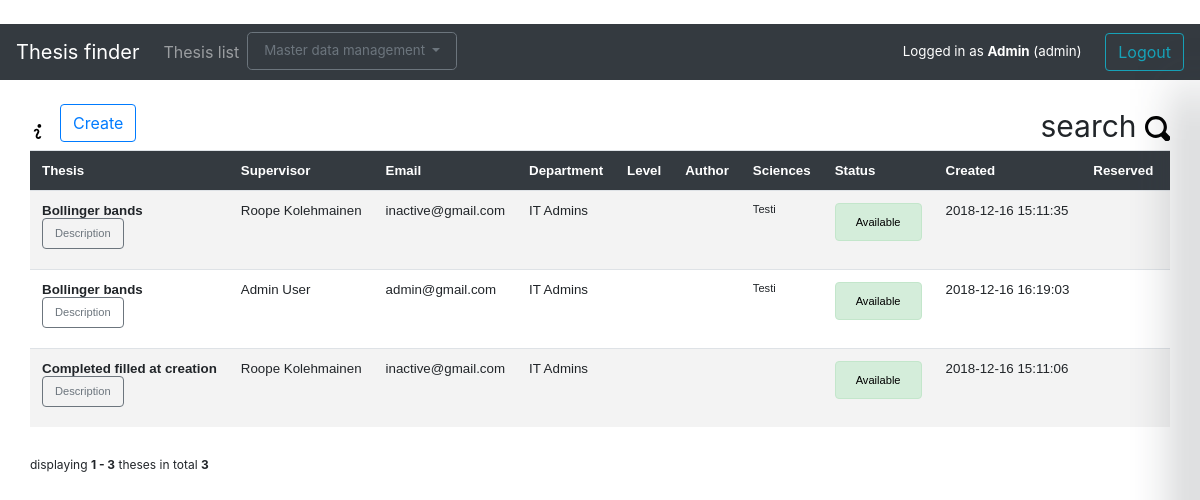
Page /theses (signed in) on the committed database.
### application/auth/models.py (models this page shows, shortened)
class User(Base):
    __tablename__ = "account"
    userID = db.Column(db.String(100), primary_key=True, nullable=False)
    firstName = db.Column(db.String(144), nullable=False)
    lastName = db.Column(db.String(144), nullable=False)
    password = db.Column(db.String(144), nullable=False)
    admin = db.Column(db.Integer) # Kept as integer for future admin role types
    inactive = db.Column(db.Boolean)
    department = db.Column(db.Integer, db.ForeignKey('department.departmentID'),
                           nullable=True)
    theses = db.relationship("Thesis", backref='account', lazy=True)
    if os.environ.get("HEROKU"):
        @staticmethod
        def countInactives():
            stmt = text('SELECT COUNT("userID") FROM account WHERE inactive')
            result = db.engine.execute(stmt)
            for row in result:
                count = row[0]
            return count
        @staticmethod
        def countTheses():
            stmt = text('SELECT account."userID", COUNT(thesis."thesisID")'
                        ' FROM account LEFT JOIN thesis ON thesis."userID" = account."userID"'
                        ' WHERE account.admin = 0'
                        ' GROUP BY account."userID";')
            result = db.engine.execute(stmt)
            count = []
            for row in result:
                print(row[1])
                count.append({"id":row[0], "count":row[1]})
            return count
    else:
        @staticmethod
        def countInactives():
            stmt = text("SELECT COUNT(userID) FROM account WHERE inactive")
            result = db.engine.execute(stmt)
            for row in result:
                count = row[0]
            return count
        @staticmethod
        def countTheses():
            stmt = text("SELECT account.userID, COUNT(thesis.thesisID)"
                        " FROM account LEFT JOIN thesis ON thesis.userID = account.userID"
                        " WHERE account.admin = 0"
                        " GROUP BY account.userID;")
            result = db.engine.execute(stmt)
            count = []
            for row in result:
                print(row[1])
                count.append({"id":row[0], "count":row[1]})
            return count

### application/theses/models.py (models this page shows, shortened)
class Thesis(Base):
    thesisID = db.Column(db.Integer, primary_key=True)
    title = db.Column(db.String(144), nullable=False)
    description = db.Column(db.String(500), nullable=False)
    level = db.Column(db.Boolean)
    author = db.Column(db.String(144), nullable=True)
    status = db.Column(db.Integer)
    completedOn = db.Column(db.DateTime)
    reservedOn = db.Column(db.DateTime, nullable = True)
    userID = db.Column(db.String, db.ForeignKey('account.userID'),
                           nullable=False)
    science2thesis = db.relationship("Science", secondary = science2thesis,
                               backref=db.backref('theses', lazy = 'joined'))

### application/departments/models.py (models this page shows, shortened)
class Dept(Base):
    __tablename__ = "department"
    departmentID = db.Column(db.Integer, primary_key=True)
    name = db.Column(db.String(144), nullable=False)
    accounts = db.relationship("User", backref='user_department', lazy=True)

### application/science/models.py (models this page shows, shortened)
class Science(Base):
    __tablename__ = "science"
    scienceID = db.Column(db.Integer, primary_key=True)
    name = db.Column(db.String(144), nullable=False)
    science2thesis = db.relationship("Thesis", secondary = science2thesis,
                               backref=db.backref('sciences', lazy = 'dynamic'))
    if os.environ.get("HEROKU"):
        @staticmethod
        def sciWithThesis():
            stmt = text('SELECT science."scienceID", COUNT(science2thesis."thesisID") FROM science'
                        ' LEFT JOIN science2thesis ON science."scienceID" = science2thesis."scienceID"'
                        ' WHERE science2thesis."thesisID" IS NOT NULL'
                        ' GROUP BY science."scienceID";')
            result = db.engine.execute(stmt)
            ids = []
            for row in result:
                ids.append({"id":row[0],"count":row[1]})
            return ids
    else:
        @staticmethod
        def sciWithThesis():
            stmt = text("SELECT science.scienceID, COUNT(science2thesis.thesisID) FROM science"
                        " LEFT JOIN science2thesis ON science.scienceID = science2thesis.scienceID"
                        " WHERE science2thesis.thesisID IS NOT NULL"
                        " GROUP BY science.scienceID;")
            result = db.engine.execute(stmt)
            ids = []
            for row in result:
                print(row[0])
                ids.append({"id":row[0],"count":row[1]})
            return ids

### application/theses/views.py (the view)
@app.route("/theses", methods=['GET', 'POST'])
def theses_index():
    search_values = ThesisSearch(request.form)
    if request.method == 'POST' and request.form['action'] == 'Reset':
        search_values = None
    statuses = ["Available","Progressing","Completed"]
    form = ThesisSearch()
    sciences = Science.query.all()
    form.science.choices = [(science.scienceID, science.name) for science in sciences]
    depts = Dept.query.all()
    form.departments.choices = [(department.departmentID, department.name) for department in depts]
    form.status.choices = [(0,"Available"),(1,"Progressing"),(2,"Completed")]
    if request.method == 'POST' and request.form['action'] == 'Search' and len(search_values.departments.data+search_values.science.data+search_values.supervisor.data+search_values.status.data)>0:
        thesis_by_science = Thesis.query.join(science2thesis).join(Science).filter(science2thesis.c.scienceID.in_(search_values.science.data)).all()
        print(thesis_by_science)
        theses_by_status_user = Thesis.query.filter(Thesis.status.in_(search_values.status.data) | Thesis.userID.in_(search_values.supervisor.data)).all()
        theses_by_department = Thesis.query.join(User).filter(User.department.in_(search_values.departments.data)).all()
        theses = sorted(list(set(theses_by_status_user + theses_by_department + thesis_by_science)), key=lambda t: t.title.lower())
        search_applied = 1
    else:
        theses = Thesis.query.order_by(func.lower(Thesis.title)).all()
        search_applied = 0
    def get_theses(offset=0, per_page=8):
        return theses[offset: offset + per_page]
    page, per_page, offset = get_page_args(page_parameter="page",
                                           per_page_parameter="per_page")
    total = len(theses)
    paginated_theses = get_theses(offset=offset, per_page=per_page)
    pagination = Pagination(page=page, per_page=per_page, total=total,
                            css_framework="bootstrap4", record_name="theses")
    userids = [thesis.userID for thesis in theses]
    unique_ids = list(set(userids))
    user_details = User.query.filter(User.userID.in_(unique_ids)).all()
    form.supervisor.choices = [(user.userID, user.firstName + " " + user.lastName) for user in user_details]
    return render_template("theses/list.html", search_applied = search_applied, form = form, theses = paginated_theses, statuses = statuses, depts = depts, page=page, per_page = per_page, pagination = pagination)

### application/__init__.py (called while the page is built)
@login_manager.user_loader
def load_user(user_id):
    return User.query.get(user_id)

### application/templates/theses/list.html (shortened to what this page needs)
{% extends "layout.html" %}
{% block body %}
<div class="container-fluid">
    <div class="row">
        <div class="col-md-auto"><img style="position: absolute; bottom: 10px" height="15px" width="15px" src="{{url_for('static', filename='info.svg')}}" data-toggle="tooltip" title="Double click row to display single thesis.
            Click table header to sort by column"
             data-placement="right"><img></div>
        <div class="col-md-auto">
            {% if (current_user.is_authenticated) %}
            <a class="btn btn-outline-primary" href=" {{ url_for('theses_form') }} " role="button">Create</a>
            {% endif %}
        </div>
        <div class="col"></div>
        <div class="col"></div>
        <div class="col-md-auto">
            {% if search_applied %}
            <span class="slide" style="font-size:30px;cursor:pointer;" onclick="openNav()">search <img height="25px"
                    width="25px" src="{{url_for('static', filename='reload.svg')}}"></span>
            {% else %}
            <span class="slide" style="font-size:30px;cursor:pointer" onclick="openNav()">search <img height="25px"
                    width="25px" src="{{url_for('static', filename='magnifying-glass.svg')}}"></span>
            {% endif %}
        </div>
    </div>
    <div class="row">
        <div class="col-md-auto"></div>
        <div class="col">
            <table class="table" id="table">
                <tr>
                    <th onclick="w3.sortHTML('#table','.item', 'td:nth-child(1)')" style="cursor:pointer">Thesis</th>
                    <th onclick="w3.sortHTML('#table','.item', 'td:nth-child(2)')" style="cursor:pointer">Supervisor</th>
                    <th onclick="w3.sortHTML('#table','.item', 'td:nth-child(3)')" style="cursor:pointer">Email</th>
                    <th onclick="w3.sortHTML('#table','.item', 'td:nth-child(4)')" style="cursor:pointer">Department</th>
                    <th onclick="w3.sortHTML('#table','.item', 'td:nth-child(5)')" style="cursor:pointer">Level</th>
                    <th onclick="w3.sortHTML('#table','.item', 'td:nth-child(6)')" style="cursor:pointer">Author</th>
                    <th onclick="w3.sortHTML('#table','.item', 'td:nth-child(7)')" style="cursor:pointer">Sciences</th>
                    <th onclick="w3.sortHTML('#table','.item', 'td:nth-child(8)')" style="cursor:pointer">Status</th>
                    <th onclick="w3.sortHTML('#table','.item', 'td:nth-child(9)')" style="cursor:pointer">Created</th>
                    <th onclick="w3.sortHTML('#table','.item', 'td:nth-child(10)')" style="cursor:pointer">Reserved</th>
                    <th onclick="w3.sortHTML('#table','.item', 'td:nth-child(11)')" style="cursor:pointer">Completed</th>
                </tr>
                {% if theses|length < 1 %} <tr>
                    <td colspan="11">There are no theses in the system</td>
                    </tr>
                    {% else %}
                    {% for thesis in theses %}
                    <tr id="{{thesis.thesisID}}" class="item">
                        <td><b>{{ thesis.title }}</b><br />
                            <button type="button" class="btn btn-outline-secondary" title="{{ thesis.title }}"
                                data-trigger="focus" data-container="body" data-toggle="popover" data-placement="right"
                                data-content="{{thesis.description}}">
                                Description</button></td>
                        {% set fullname = thesis.account.firstName + ' ' + thesis.account.lastName %}
                        <td>{{fullname}}</td>
                        <td>{{ thesis.userID }}</td>
                        <td>{% for dept in depts %} {% if dept.departmentID == thesis.account.department %}
                            {{dept.name}} {% endif %} {% endfor %}</td>
                        {% if thesis.level %}
                        <td>Master</td>
                        {% elif thesis.level is not none %}
                        <td>Bachelor</td>
                        {% else %}
                        <td />
                        {% endif %}
                        <td>{{ thesis.author if thesis.author}}</td>
                        <td>
                            <ul class="listings">
                                {% for id in thesis.sciences %}
                                <li class="listings">{{id.name}}</li>
                                {% endfor %}
                            </ul>
                        </td>
                        <td>
                            {% if thesis.status == 0 %}
                            <div class="alert alert-success" role="alert">
                                {{ statuses[thesis.status] }}
                            </div>
                            {% elif thesis.status == 1 %}
                            <div class="alert alert-warning" role="alert">
                                {{ statuses[thesis.status] }}
                            </div>
                            {% elif thesis.status == 2 %}
                            <div class="alert alert-primary" role="alert">
                                {{ statuses[thesis.status] }}
                            </div>
                            {% endif %}
                        </td>
                        <td>{{ thesis.createdOn }}</td>
                        <td>{{ thesis.reservedOn if thesis.reservedOn }}</td>
                        <td>{{ thesis.completedOn if thesis.completedOn }}</td>
                    </tr>
                    {% endfor %}
                    {% endif %}
            </table>
            {{ pagination.info }}
            <div class="col-md-auto"></div>
        </div>
    </div>
</div>
{% endblock %}

### application/templates/layout.html (shortened to what this page needs)
﻿<!DOCTYPE html>
<html>
<head>
    <link rel="stylesheet" href="https://maxcdn.bootstrapcdn.com/bootstrap/4.0.0/css/bootstrap.min.css"
>
    <link rel="stylesheet" href="{{url_for('static', filename='chosen/chosen.css')}}">
</head>
<body>
    <nav class="navbar navbar-expand-md navbar-dark bg-dark mb-4">
        <a class="navbar-brand" href="/">Thesis finder</a>
        <div class="collapse navbar-collapse" id="navbarCollapse">
            <ul class="navbar-nav mr-auto">
                <li class="nav-item">
                    <a class="nav-link" href="{{ url_for('theses_index') }} ">Thesis list</a>
                </li>
                {% if current_user.admin %}
                <li class="nav-item">
                    <div class="dropdown">
                        <button class="btn btn-outline-secondary btn-lg dropdown-toggle" type="button" id="dropdownMenuButton"
                            data-toggle="dropdown" aria-haspopup="true" aria-expanded="false">
                            Master data management
                        </button>
                    </div>
                </li>
                {% endif %}
            </ul>
            <div class="login">
                {% if current_user.is_authenticated %}
                Logged in as <b>{{ current_user.firstName }}</b>
                {% if current_user.admin %}
                (admin)
                {% else %}
                (supervisor)<span style="display:inline-block; width: 20px;"></span>
                {% endif %}
                <a class="btn btn-outline-info" href="{{ url_for('auth_logout') }}" role="button">Logout</a>
                {% else %}
                <a class="btn btn-outline-info" href="{{ url_for('auth_login') }}" role="button">Login</a>
                {% endif %}
            </div>
        </div>
    </nav>
    <main role="main" class="container-fluid">
        {% block body %}{% endblock %}
    </main>
</body>
</html>

### application/templates/layout.html (style rules this page uses)
table { font-family: arial, sans-serif; border-collapse: collapse; font-size: smaller; display: inline-block; overflow-x: auto; white-space: nowrap; }
th { color: #ffffff; background-color: #343a40; text-align: left; padding: 12px; }
td { text-align: left; padding: 6px; }
tr:nth-child(even) { background-color: #f3f3f3; }
.login { color: #ffffff }
.alert { color: #000000; font-size: smaller; }
ul.listings { list-style-type: none; margin: 0; padding: 0; }
li.listings { font-size: smaller; border-bottom: 1px solid #ccc; }
li:last-child.listings { border: none; }
.btn-outline-secondary { font-size: smaller; }
.login { font-size:smaller; }
.pagination-page-info { padding: .6em; padding-left: 0; width: 40em; margin: .5em; margin-left: 0; font-size: 12px; }
.slide { float: right; }

### rows in the picture
User: firstName "Admin"
Thesis: title "Bollinger bands", fullname "Roope Kolehmainen", userID "inactive@gmail.com", status "Available", createdOn "2018-12-16 15:11:35"
Dept: name "IT Admins"
Science: name "Testi"
Thesis: title "Bollinger bands", fullname "Admin User", userID "admin@gmail.com", status "Available", createdOn "2018-12-16 16:19:03"
Thesis: title "Completed filled at creation", fullname "Roope Kolehmainen", userID "inactive@gmail.com", status "Available", createdOn "2018-12-16 15:11:06"

### other values in the picture
{{ pagination.info }} "displaying 1 - 3 theses in total 3"
